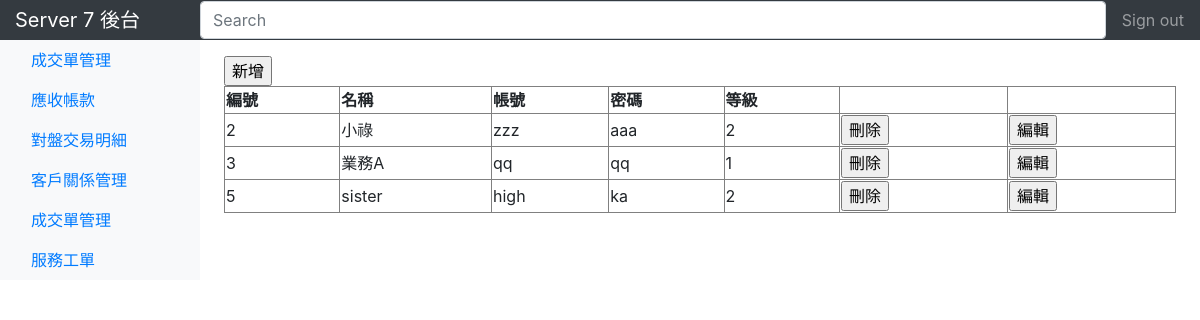
Before: /index.php/login/account with the older database file.
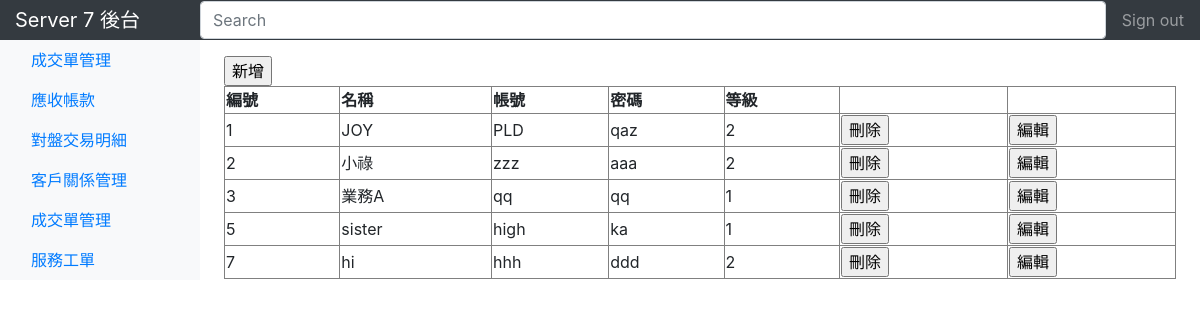
After: the same page with the newer database file.
### tables this page shows
CREATE TABLE `EMPLOYEE` (
  `ID` int(11) NOT NULL,
  `NAME` varchar(20) NOT NULL,
  `ACCOUNT` varchar(20) NOT NULL,
  `PASSWORD` varchar(20) NOT NULL,
  `LEVEL` int(2) NOT NULL
);

### application/controllers/login.php (called while the page is built, shortened)
<?php
class Login extends CI_Controller {
	public function __construct()
    {
        $this->load->helper('url');
		$this->load->helper('form');
		$this->load->helper('array');
		$this->load->library('form_validation');
		$this->load->model('login_model');
    }
		public function account() {
			$data = $this->login_model->show_account(null);
			$this->load->view('templates/header');
			$this->load->view('pages/account', array('data' => $data,));
		}
}

### index.php (called while the page is built, shortened)
<?php
require_once BASEPATH.'core/CodeIgniter.php';

### application/models/login_model.php (called while the page is built, shortened)
<?php if ( ! defined('BASEPATH')) exit('No direct script access allowed');
class Login_model extends CI_Model {
        function show_account($id){
            if (is_null($id)) {
                $query = $this->db->get('EMPLOYEE');
            } else {
                $query = $this->db->get_where('EMPLOYEE', array('ID'=>$id));
            }
            if($query->result()!=null){
                foreach ($query->result() as $row) {
                    $result[] = array('ID'=>$row-> ID,
                                    'ACCOUNT'=>$row-> ACCOUNT,
                                    'PASSWORD'=>$row-> PASSWORD,
                                    'NAME'=>$row-> NAME,
                                    'LEVEL'=>$row-> LEVEL,);
                }
                return  $result;
            }
        }
}
?>

### application/views/pages/account.php (the view)
	<main role="main" class="col-md-9 ml-sm-auto col-lg-10 pt-3 px-4">
		<div>
			<form action="go_add_account" method="POST" name="" style= "display:inline">
				<input type="submit" name="" value="新增">
			</form>
			<table style="width:100%" border="1">
				<tr>
					<th nowrap="nowrap">編號</th>
					<th nowrap="nowrap">名稱</th>
					<th nowrap="nowrap">帳號</th>
					<th nowrap="nowrap">密碼</th>
					<th nowrap="nowrap">等級</th>
					<th nowrap="nowrap"></th>
				</tr>
				<?php
				if (isset($data)) {
					for ($i=0; $i<count($data); $i++) {
						echo "<tr>";
						echo "<td>".$data[$i]['ID']."</td>";
						echo "<td>".$data[$i]['NAME']."</td>";
						echo "<td>".$data[$i]['ACCOUNT']."</td>";
						echo '<td nowrap="nowrap">'.$data[$i]['PASSWORD']."</td>";
						echo "<td>".$data[$i]['LEVEL']."</td>";
						echo '<td>
							<form action="delete_account" method="POST" name="" style= "display:inline">
							<input type="hidden" name="account_id" value="'.$data[$i]['ID'].'">
							<input type="submit" name="" value="刪除">
							</form>
							</td>';
						echo '<td>
							<form action="go_edit_account" method="POST" name="" style= "display:inline">
							<input type="hidden" name="account_id" value="'.$data[$i]['ID'].'">
							<input type="submit" name="" value="編輯">
							</form>
							</td>';
						echo "</tr>";
					}
				}
				?>
			</table>
		</div>
	</main>
</body>
</html>

### application/views/templates/header.php (shortened to what this page needs)
?><!DOCTYPE html>
<!doctype html>
<html lang="en">
  <head>
    <link rel="stylesheet" href="https://maxcdn.bootstrapcdn.com/bootstrap/4.0.0/css/bootstrap.min.css">
  </head>
  <body>
    <nav class="navbar navbar-dark sticky-top bg-dark flex-md-nowrap p-0">
        <a class="navbar-brand col-sm-3 col-md-2 mr-0" href="#">Server 7 後台</a>
          <input form="search" class="form-control form-control-dark w-100" type="text" placeholder="Search" aria-label="Search">
        <ul class="navbar-nav px-3">
            <li class="nav-item text-nowrap">
                <a class="nav-link" href="<?php echo base_url(); ?>index.php/login/logout">Sign out</a>
            </li>
        </ul>
    </nav>
    <div class="container-fluid">
        <div class="row">
            <nav class="col-md-2 d-none d-md-block bg-light sidebar">
                <div class="sidebar-sticky">
                    <ul class="nav flex-column">
                        <li class="nav-item">
                            <a class="nav-link active" href="<?php echo base_url(); ?>index.php/orders/index">
                            成交單管理<span class="sr-only">(current)</span>
                            </a>
                        </li>
                        <li class="nav-item">
                            <a class="nav-link" href="checkbill">
                            應收帳款
                            </a>
                        </li>
                        <li class="nav-item">
                            <a class="nav-link" href="#">
                            對盤交易明細
                            </a>
                        </li>
                        <li class="nav-item">
                            <a class="nav-link" href="#">
                            客戶關係管理
                            </a>
                        </li>
                        <li class="nav-item">
                            <a class="nav-link" href="#">
                            成交單管理
                            </a>
                        </li>
                        <li class="nav-item">
                            <a class="nav-link" href="#">
                            服務工單
                            </a>
                        </li>
                    </ul>
                </div>
            </nav>

### application/views/templates/header.php (style rules this page uses)
th, td, form { white-space: nowrap; }

Changed rows visible on the page:
added employee: ID "1", NAME "JOY", ACCOUNT "PLD", PASSWORD "qaz", LEVEL "2"
changed employee "sister": LEVEL "2" → "1"
added employee: ID "7", NAME "hi", ACCOUNT "hhh", PASSWORD "ddd", LEVEL "2"
